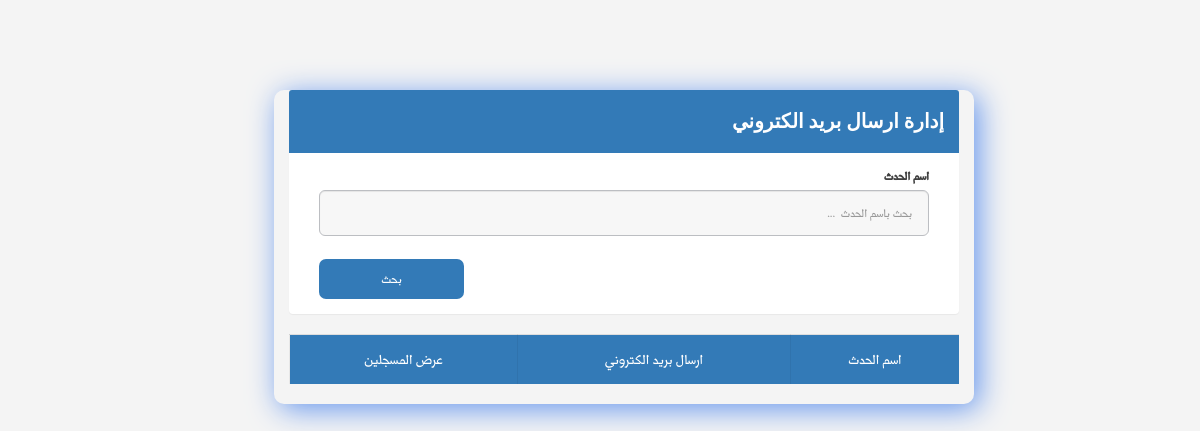
The app's page /manageEmail.php?eventName=تجربة بتول, older data.
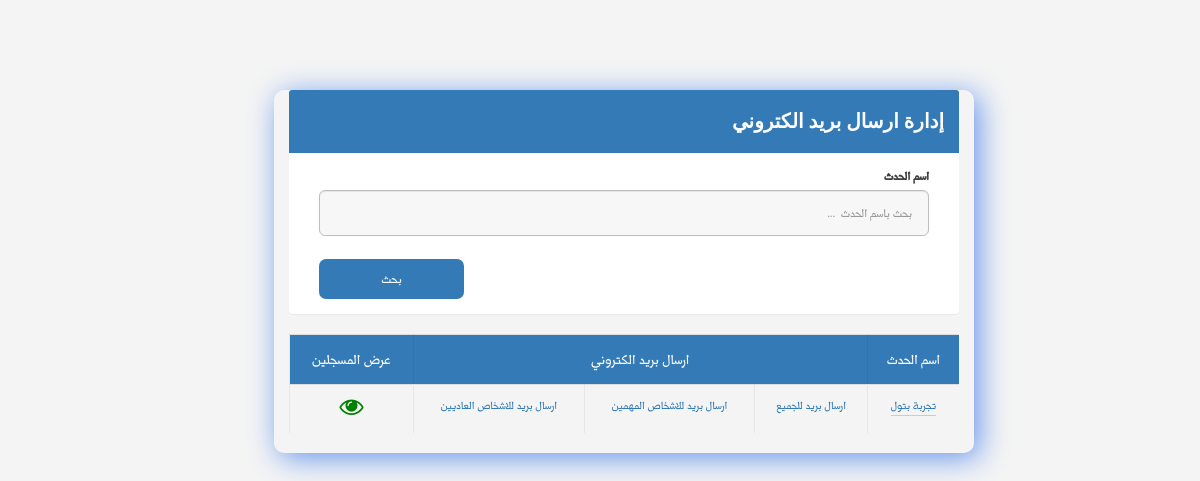
The same page, newer data.
### tables this page shows
CREATE TABLE `event` (
  `event_ID` int(5) NOT NULL,
  `name_Event` varchar(30) NOT NULL,
  `descrption_Event` varchar(200) NOT NULL,
  `sartDate_Event` date NOT NULL,
  `endDate_Event` date NOT NULL,
  `location_Event` varchar(30) NOT NULL,
  `organization_name_Event` varchar(30) NOT NULL,
  `eventLink` varchar(140) NOT NULL,
  `maxNumOfAttendee` int(11) NOT NULL,
  `organizer_ID` int(11) NOT NULL,
  `VIPCode` int(5) NOT NULL
);

### manageEmail.php (the view, shortened to what this page needs)
<?php
require_once 'php/connectTosql.php';
if (isset($_GET['eventName']) && $_GET['eventName'] != '') {
 $eventName = $_GET['eventName'];
 $query = mysqli_query($con, "SELECT * FROM event  WHERE  name_Event like '%$eventName%' ") or die(mysqli_error($con));
} else {
if (isset($_SESSION['organizerID'])){
$orgID = $_SESSION['organizerID'];
 $query = mysqli_query($con, "SELECT * FROM event WHERE organizer_ID = '$orgID' AND eventLink != '' ") or die(mysqli_error($con));
}
}
?>
<!DOCTYPE html>
<html>
<head>
<link rel="stylesheet" href="https://unpkg.com/purecss@1.0.0/build/pure-min.css">
<link rel="stylesheet" href="css/layouts/custom.css">
<link rel="stylesheet" href="css/font-awesome.min.css">
<link rel="stylesheet" href="css/icon.css">
<link rel="stylesheet" href="css/bootstrap.min.css">
<link rel="stylesheet" href="css/main-rtl.css">
</head>
<body>
  <div class="mainContent">
    <div class="container">
      <div class="panel panel-primary">
        <div class="panel-heading">
          <h4 class="panelTitle">إدارة ارسال بريد الكتروني </h4>
        </div>
        <div class="panel-body">
          <form action="manageForm.php" class="manageFormFrm" method="Get">
             <div class="col-md-12">
              <div class="form-group form-group-lg">
                <label for="eventName" class="control-label"> اسم الحدث</label>
                <input type="text" class="form-control" id="txtEventName" name="eventName" placeholder="بحث باسم الحدث  ..." >
              </div>
            </div>
			<div class="col-md-12">
              <div class="form-group form-group-lg">
			<input type="submit"  class=" btn btn-nor-primary  "  name="update" value = "بحث" style="width:145px">
            </div>
			  </div>
          </form>
        </div>
      </div>
    <table class="table table-striped">
      <tr>
		  <th >اسم الحدث </th>
        <th colspan = "3">ارسال بريد الكتروني </th>
		  <th >عرض المسجلين </th>
      </tr>
      <?php
while ($row = mysqli_fetch_array($query)):
 echo "<tr>";
 echo "<td><a  href='eventDetails.php?eventid=" . $row['event_ID'] . "'>" . $row['name_Event'] . "</a></td>";
 echo "<td> <a href='sendEmail.php?all=true&event_ID=" .$row['event_ID'] . "  '>ارسال بريد للجميع  </a></td>";
        echo "<td> <a href='sendEmail.php?VIP=true&event_ID=" .$row['event_ID'] . "  '>ارسال بريد للاشخاص المهمين  </a></td>";
        echo "<td> <a href='sendEmail.php?normal=true&event_ID=" .$row['event_ID'] . "  '>ارسال بريد للاشخاص العاديين  </a></td>";
		$IDevent = $row['event_ID'];
echo "<td> <a href='registeredEvent.php?eID=$IDevent '><span class=' 	fa fa-eye
' style='font-size:24px;color:green;  '></span> </a></td>
		      </tr>";
 ?>
<?php endwhile;?>
    </table>
 </div>
</body>
</html>

### css/layouts/custom.css (style rules this page uses)
* { box-sizing: border-box; }
.mainContent { margin: 0; margin-right: 20%; width: 80%; height: 900px; }
.panel-primary { border-color: #337ab7; border: 0px !important; }
.form-group-lg .form-control { height: 46px; padding: 10px 16px; font-size: 17px !important; line-height: 1.3333333; border-radius: 6px; }
.panelTitle { font-weight: bold; font-size: 20px; font-family: 'Noto Nastaliq Urdu Draft', serif; text-decoration: none; }
.container { position: relative; left: 15%; top: 10%; z-index: 0; border-radius: 10px; box-shadow: 5px 5px 30px cornflowerblue; max-width: 700px; text-align: right; }
::placeholder { text-align: right; }
form .btn { float: left; }
body { margin: 0; }

### css/main-rtl.css (style rules this page uses)
body { background: #f4f4f4 url(../images/bg.jpg) center top no-repeat; background-size: 100% }
html, body { margin: 0; padding: 0 }
body { line-height: 1 }
table { border-collapse: collapse; border-spacing: 0 }
body { font-size: 14px; color: #404040; overflow: auto; margin: 0 auto; padding: 0; font-family: "Midan W20"; direction: rtl; min-width: 320px; max-width: 2200px }
a { text-decoration: none !important }
.form-control { background: #f7f7f7; border: 1px solid #bcbec2; }
.form-group label { font-size: 17px; position: relative; }
.btn, a { transition: all .3s ease; -webkit-transition: all .3s ease; -moz-transition: all .3s ease; -ms-transition: all .3s ease }
.btn-nor-primary, .btn-nor-primary:link, .btn-nor-primary:visited, .btn-nor-primary:focus { background: #337AB7 !important; border: 1px solid transparent; color: #fff !important; border-radius: 7px; margin-right: 15px; font-size: 18px; padding: 0 30px; height: 40px; line-height: 38px; }
.table th, .table td { text-align: right; vertical-align: middle }
.table th { background: #337AB7; color: #FFFFFF; font-weight: 400; font-size: 20px; }
.table th, .table td { padding: 10px !important }
.table td { font-size: 16px; }
.table tr th, .table tr td { border-left: 1px solid rgba(0, 0, 0, .05); text-align: center !important }
.form-group { position: relative; padding-bottom: 8px; }
.table tr td:first-child a, .table tr td:first-child a:visited { color: #337AB7; border-bottom: 1px solid #ccc }
@media (min-width: 992px) { .col-md-1, .col-md-10, .col-md-11, .col-md-12, .col-md-2, .col-md-3, .col-md-4, .col-md-5, .col-md-6, .col-md-7, .col-md-8, .col-md-9 { float: right !important } }

Row changes from the older to the newer data that the page shows:
added event: name_Event "تجربة بتول"
